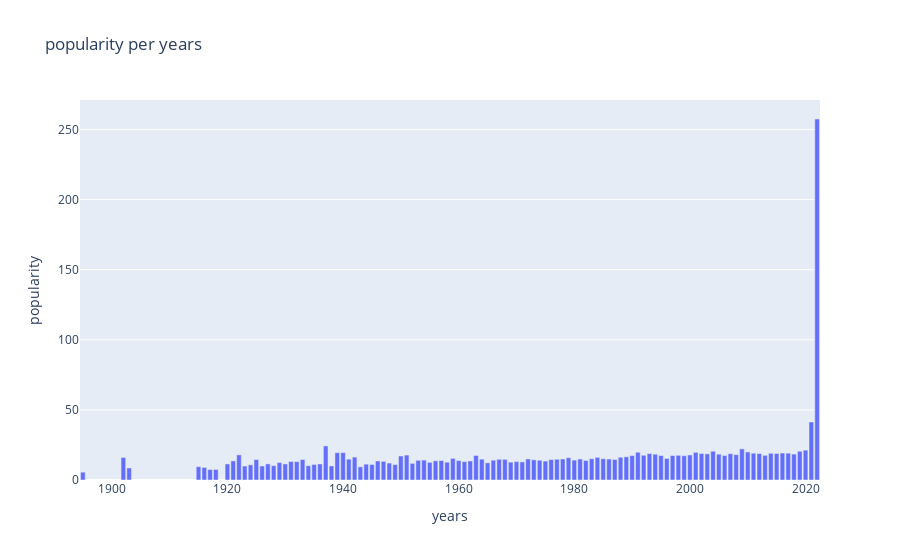

Notebook code cell kept with this figure:
### Code cell
year_df = df.groupby(df.release_date.dt.year)['popularity'].mean().reset_index()
year_df.columns = ['years','popularity']
px.bar(year_df,'years','popularity', title="popularity per years")
